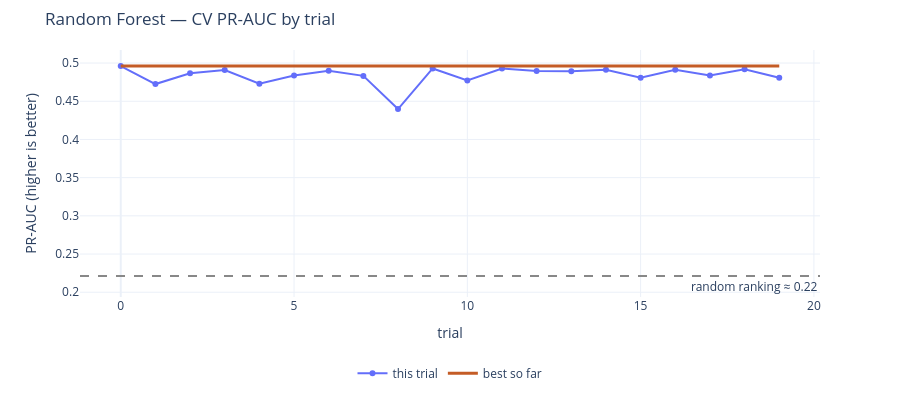

Write notebook code for a chart like this one.
### Markdown cell above
Dots = that trial's score. Orange line = **best so far** (running max). It only goes up. If the best dot is near the end, that is fine — we still ran every trial.

### Code cell
numbers = [t.number for t in rf_study.trials]
scores = [t.value for t in rf_study.trials]
best_so_far = pd.Series(scores).cummax()

fig = go.Figure()
fig.add_trace(
    go.Scatter(x=numbers, y=scores, mode="markers+lines", name="this trial")
)
fig.add_trace(
    go.Scatter(
        x=numbers,
        y=best_so_far,
        mode="lines",
        name="best so far",
        line={"color": "#C45C26", "width": 3},
    )
)
fig.add_hline(
    y=baseline,
    line_dash="dash",
    line_color="#888888",
    annotation_text=f"random ranking ≈ {baseline:.2f}",
    annotation_position="bottom right",
)
fig.update_layout(
    title="Random Forest — CV PR-AUC by trial",
    xaxis_title="trial",
    yaxis_title="PR-AUC (higher is better)",
    template="plotly_white",
    height=400,
    legend={"orientation": "h", "y": -0.25, "x": 0.5, "xanchor": "center"},
    margin={"b": 90, "t": 50},
)
fig.show()

### Figure 1 — Plotly figure (JSON) as saved in the notebook; plotly's stock layout.template omitted (floating-point values rounded to 4 significant figures)
{"data": [{"mode": "markers+lines", "name": "this trial", "type": "scatter", "x": [0, 1, 2, 3, 4, 5, 6, 7, 8, 9, 10, 11, 12, 13, 14, 15, 16, 17, 18, 19], "y": [0.496, 0.4725, 0.4867, 0.4908, 0.473, 0.4838, 0.4898, 0.4832, 0.4398, 0.4929, 0.4772, 0.4929, 0.4895, 0.4893, 0.4913, 0.4809, 0.4911, 0.4836, 0.492, 0.4809]}, {"line": {"color": "#C45C26", "width": 3}, "mode": "lines", "name": "best so far", "type": "scatter", "x": [0, 1, 2, 3, 4, 5, 6, 7, 8, 9, 10, 11, 12, 13, 14, 15, 16, 17, 18, 19], "y": [0.496, 0.496, 0.496, 0.496, 0.496, 0.496, 0.496, 0.496, 0.496, 0.496, 0.496, 0.496, 0.496, 0.496, 0.496, 0.496, 0.496, 0.496, 0.496, 0.496]}], "layout": {"annotations": [{"showarrow": false, "text": "random ranking ≈ 0.22", "x": 1, "xanchor": "right", "xref": "x domain", "y": 0.2213, "yanchor": "top", "yref": "y"}], "height": 400, "legend": {"orientation": "h", "x": 0.5, "xanchor": "center", "y": -0.25}, "margin": {"b": 90, "t": 50}, "shapes": [{"line": {"color": "#888888", "dash": "dash"}, "type": "line", "x0": 0, "x1": 1, "xref": "x domain", "y0": 0.2213, "y1": 0.2213, "yref": "y"}], "title": {"text": "Random Forest — CV PR-AUC by trial"}, "xaxis": {"title": {"text": "trial"}}, "yaxis": {"title": {"text": "PR-AUC (higher is better)"}}}}
